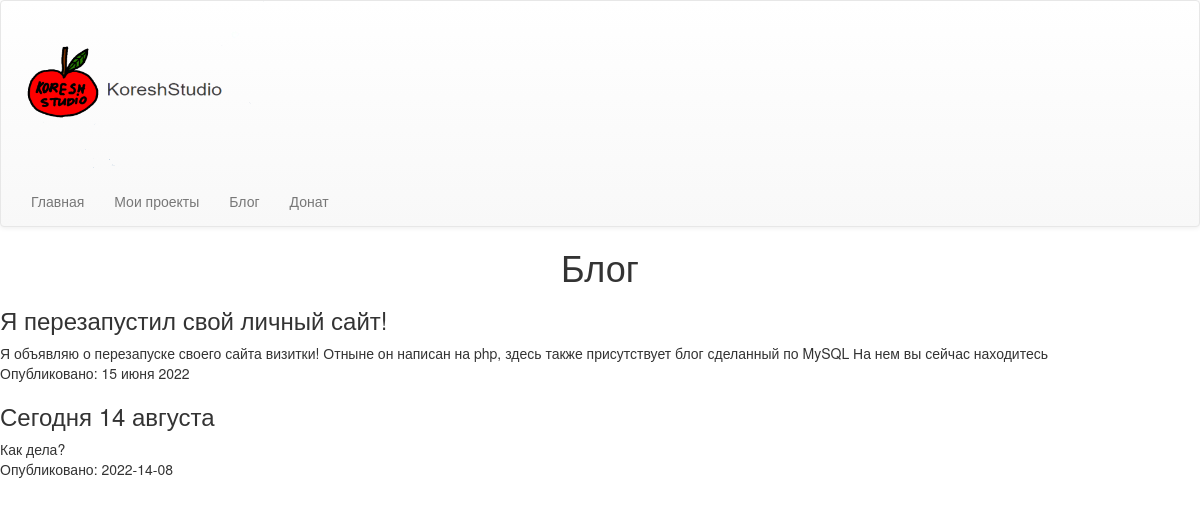
Screenshot of /blog.php with the database file from the repository.
### tables this page shows
CREATE TABLE `notes` (
  `id` int(11) NOT NULL,
  `name` varchar(50) DEFAULT NULL,
  `text` text,
  `date` varchar(30) DEFAULT NULL
);

### blog.php (the view, shortened to what this page needs)
<!DOCTYPE html>
<html>
<head>
</head>
<body>
<?php
require "header.php";
?>
<center><h1>Блог</h1></center>
<?php
$blog = new mysqli('localhost', 'root', 'root', 'blogkoreshstudio');
$blog->query('SET NAMES "utf8"');
$notes = $blog->query('SELECT `name`, `text`, `date` FROM `notes`');
if($notes->num_rows > 0) {
	while($result = $notes->fetch_assoc()) {
		echo '<h3>'.$result['name'].'</h3>';
		echo $result['text'].'<br>';
		echo "Опубликовано: ".$result['date'].'<br>';
	}
}
?>
</body>
</html>

### header.php (shortened to what this page needs)
<!DOCTYPE html>
<html>
<head>
<link rel="stylesheet" href="https://maxcdn.bootstrapcdn.com/bootstrap/3.3.7/css/bootstrap.min.css">
<link rel="stylesheet" href="https://maxcdn.bootstrapcdn.com/bootstrap/3.3.7/css/bootstrap-theme.min.css">
</head>
<body>
<div id="header">
<div class="navbar navbar-default">
<div class="container-fluid">
<div class="navbar-header">
<img src="img/ava.png" width="250px" height="175px">
<div>
<ul class="nav navbar-nav">
<li><a href="index.php" title="Главная страница" target="a_blank">Главная</a></li>
<li><a href="projects.php" title="Проекты, над которыми работаю только я" target="a_blank">Мои проекты</a></li>
<li><a href="blog.php" title="Новости о моих разработках" target="a_blank">Блог</a></li>
<li><a href="https://www.donationalerts.com/r/kirill888dobrovolec" title="Скинуть мне на дошик" target="a_blank">Донат</a></li>
</ul>
</div>
</div>
</div>
</div>
</div>
</body>
</html>

### rows the page displays
notes: name "Я перезапустил свой личный сайт!", text "Я объявляю о перезапуске своего сайта визитки! Отныне он написан на php, здесь также присутствует блог сделанный по MySQL На нем вы сейчас находитесь", date "15 июня 2022"
notes: name "Сегодня 14 августа", text "Как дела?", date "2022-14-08"
